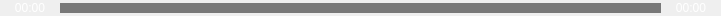
<?xml version="1.0" encoding="UTF-8"?>
<ui version="4.0">
 <class>seekBar</class>
 <widget class="QWidget" name="seekBar">
  <property name="enabled">
   <bool>true</bool>
  </property>
  <property name="geometry">
   <rect>
    <x>0</x>
    <y>0</y>
    <width>721</width>
    <height>16</height>
   </rect>
  </property>
  <property name="sizePolicy">
   <sizepolicy hsizetype="Fixed" vsizetype="Fixed">
    <horstretch>0</horstretch>
    <verstretch>0</verstretch>
   </sizepolicy>
  </property>
  <property name="windowTitle">
   <string>Form</string>
  </property>
  <layout class="QHBoxLayout" name="horizontalLayout_3">
   <property name="spacing">
    <number>0</number>
   </property>
   <property name="leftMargin">
    <number>0</number>
   </property>
   <property name="topMargin">
    <number>0</number>
   </property>
   <property name="rightMargin">
    <number>0</number>
   </property>
   <property name="bottomMargin">
    <number>0</number>
   </property>
   <item>
    <widget class="QLabel" name="t1">
     <property name="sizePolicy">
      <sizepolicy hsizetype="Fixed" vsizetype="Fixed">
       <horstretch>0</horstretch>
       <verstretch>0</verstretch>
      </sizepolicy>
     </property>
     <property name="minimumSize">
      <size>
       <width>60</width>
       <height>0</height>
      </size>
     </property>
     <property name="styleSheet">
      <string notr="true">color:#fff</string>
     </property>
     <property name="text">
      <string>00:00</string>
     </property>
     <property name="alignment">
      <set>Qt::AlignBottom|Qt::AlignHCenter</set>
     </property>
    </widget>
   </item>
   <item>
    <widget class="QWidget" name="widget" native="true">
     <property name="enabled">
      <bool>true</bool>
     </property>
     <property name="sizePolicy">
      <sizepolicy hsizetype="Expanding" vsizetype="Fixed">
       <horstretch>0</horstretch>
       <verstretch>0</verstretch>
      </sizepolicy>
     </property>
     <layout class="QHBoxLayout" name="horizontalLayout">
      <property name="spacing">
       <number>0</number>
      </property>
      <property name="leftMargin">
       <number>0</number>
      </property>
      <property name="topMargin">
       <number>0</number>
      </property>
      <property name="rightMargin">
       <number>0</number>
      </property>
      <property name="bottomMargin">
       <number>0</number>
      </property>
      <item>
       <widget class="QWidget" name="bottom" native="true">
        <property name="minimumSize">
         <size>
          <width>10</width>
          <height>0</height>
         </size>
        </property>
        <property name="styleSheet">
         <string notr="true">background:rgba(0,0,0,0.5)</string>
        </property>
        <layout class="QHBoxLayout" name="horizontalLayout_2">
         <property name="spacing">
          <number>0</number>
         </property>
         <property name="leftMargin">
          <number>0</number>
         </property>
         <property name="topMargin">
          <number>0</number>
         </property>
         <property name="rightMargin">
          <number>0</number>
         </property>
         <property name="bottomMargin">
          <number>0</number>
         </property>
         <item>
          <widget class="QWidget" name="jd" native="true">
           <property name="enabled">
            <bool>true</bool>
           </property>
           <property name="minimumSize">
            <size>
             <width>0</width>
             <height>0</height>
            </size>
           </property>
           <property name="styleSheet">
            <string notr="true">background:green</string>
           </property>
          </widget>
         </item>
         <item>
          <spacer name="horizontalSpacer">
           <property name="orientation">
            <enum>Qt::Horizontal</enum>
           </property>
           <property name="sizeHint" stdset="0">
            <size>
             <width>591</width>
             <height>10</height>
            </size>
           </property>
          </spacer>
         </item>
        </layout>
       </widget>
      </item>
     </layout>
    </widget>
   </item>
   <item>
    <widget class="QLabel" name="t2">
     <property name="sizePolicy">
      <sizepolicy hsizetype="Fixed" vsizetype="Fixed">
       <horstretch>0</horstretch>
       <verstretch>0</verstretch>
      </sizepolicy>
     </property>
     <property name="minimumSize">
      <size>
       <width>60</width>
       <height>0</height>
      </size>
     </property>
     <property name="styleSheet">
      <string notr="true">color:#fff</string>
     </property>
     <property name="text">
      <string>00:00</string>
     </property>
     <property name="alignment">
      <set>Qt::AlignBottom|Qt::AlignHCenter</set>
     </property>
    </widget>
   </item>
  </layout>
 </widget>
 <resources/>
 <connections/>
</ui>
